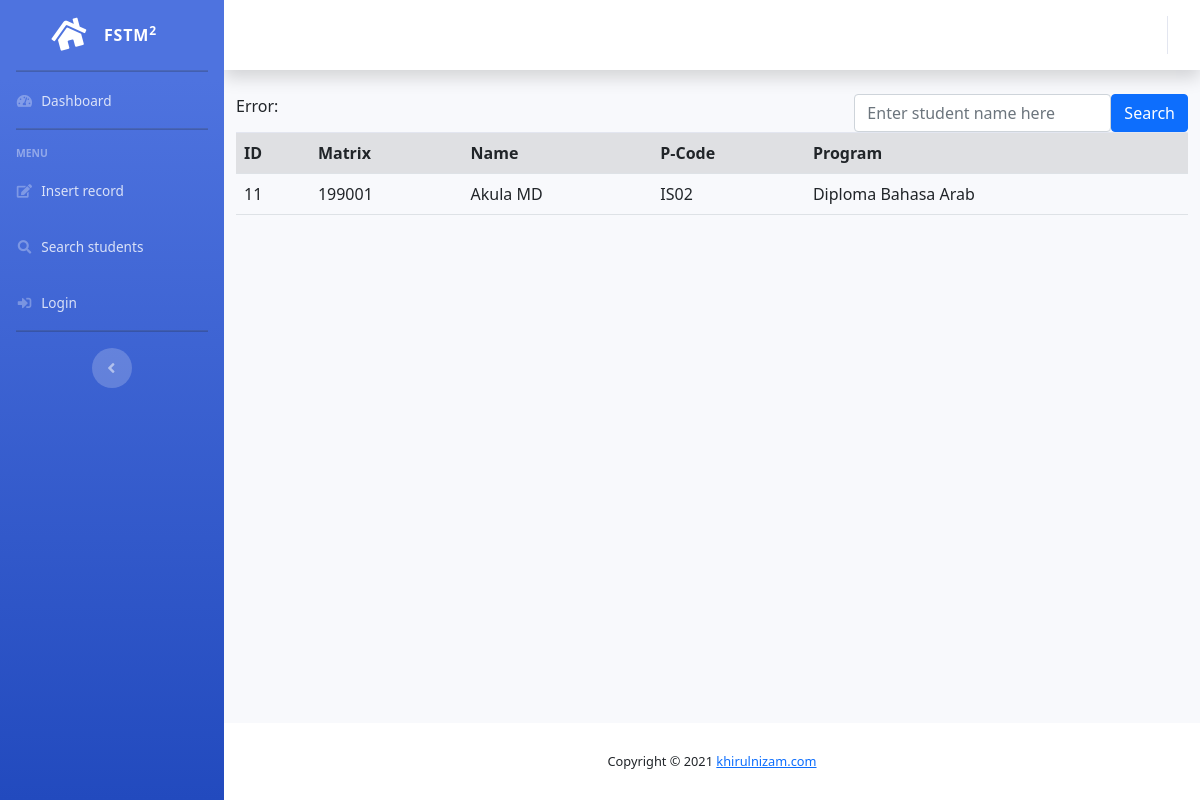
The page /search.php?keyword=Akula MD on the database its author committed.
### tables this page shows
CREATE TABLE IF NOT EXISTS `students` (
  `id` int(11) unsigned NOT NULL AUTO_INCREMENT,
  `matrixno` varchar(10) NOT NULL,
  `name` varchar(50) DEFAULT NULL,
  `address` blob,
  `dob` date DEFAULT NULL,
  `programcode` varchar(6) DEFAULT NULL,
  `rshortcourses` varchar(255) DEFAULT NULL,
  `codefaculty` varchar(50) DEFAULT NULL,
  PRIMARY KEY (`matrixno`),
  KEY `id` (`id`)
);

CREATE TABLE IF NOT EXISTS `programs` (
  `id` int(11) NOT NULL AUTO_INCREMENT,
  `programcode` varchar(6) NOT NULL DEFAULT '0',
  `programname` varchar(50) NOT NULL DEFAULT '0',
  `codefaculty` varchar(50) DEFAULT NULL,
  PRIMARY KEY (`id`)
);

### search.php (the view, shortened to what this page needs)
<?php
	include "include/header.template.php";
?>
<div class="float-right">
	<form method="get" action=""
		class="form-inline">
		<input type="text" name="keyword"
		class="form-control"
		placeholder="Enter student name here">
		<button type="submit" class ="btn btn-primary">
		Search</button>
	</form>
</div>
<?php
include "include/dbconnect.php";
if(isset($_GET['keyword'])){
	$keyword=$_GET['keyword'];
	$sql = "SELECT students.id, matrixno, name,
				students.programcode,programs.programname
				FROM students
				INNER JOIN programs
				ON students.programcode = programs.programcode
				WHERE name LIKE '%$keyword%'";
}
else{
	$sql = "SELECT students.id, matrixno, name,
				students.programcode,programs.programname
				FROM students
				INNER JOIN programs
				ON students.programcode = programs.programcode ";
}
$result = mysqli_query($conn, $sql);
echo "Error: ".mysqli_error($conn);
if (mysqli_num_rows($result) > 0) {
    ?>
	<table class="table table-striped">
		<tr>
			<th>ID</th>
			<th>Matrix</th>
			<th>Name</th>
			<th>P-Code</th>
			<th>Program</th>
		</tr>
	<?php
    while($row = mysqli_fetch_assoc($result)) {
    	echo "<tr>";
        echo "<td> ".$row['id']."</td>";
        echo "<td> ".$row['matrixno'] ."</td>";
        echo "<td> ".$row['name'] ."</td>";
        echo "<td> ".$row['programcode'] ."</td>";
        echo "<td> ".$row['programname']."</td>";
        echo "</tr>\n";
    }
    ?>
	</table>
    <?php
}
else {
    echo "Search not found";
}
?>
<?php
	include "include/footer.template.php";
?>

### rows shown on the page
students: id "11", matrixno "199001", name "Akula MD", programcode "IS02", programs.programname "Diploma Bahasa Arab"

### other values the page prints
date ("Y") "2021"
